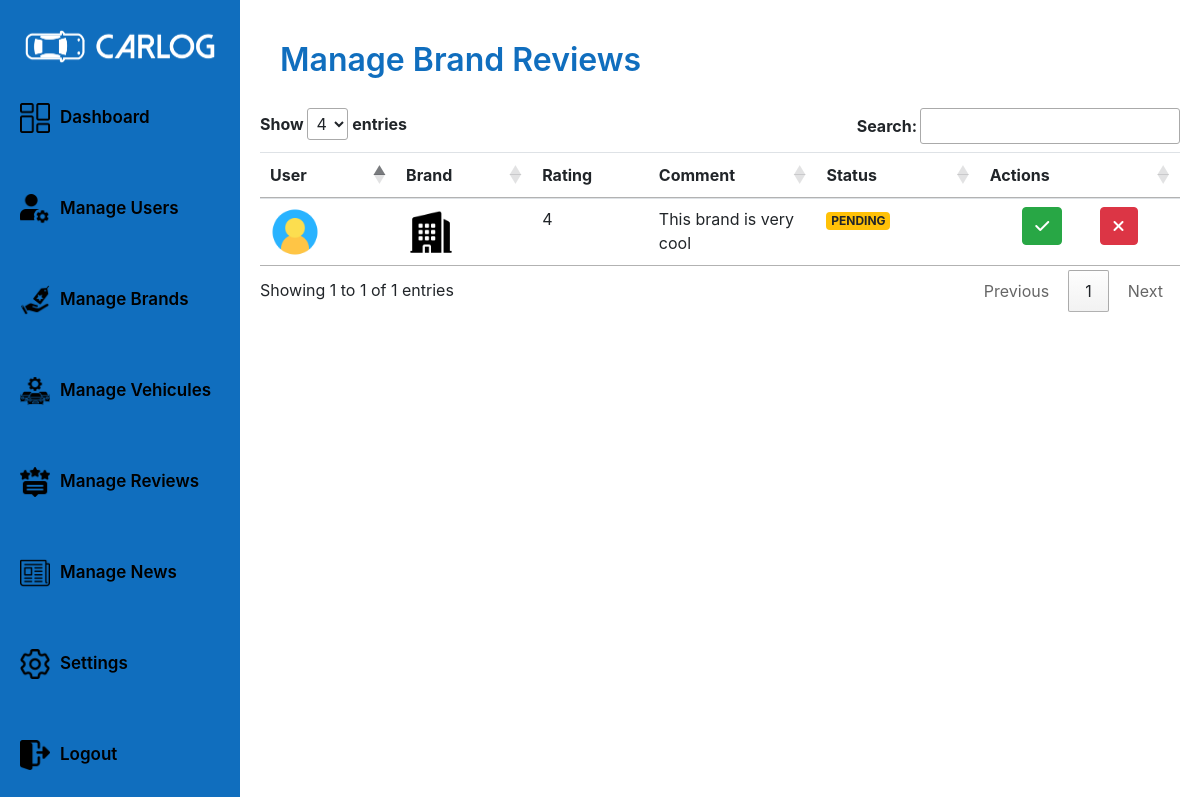
The app's page /admin/manageBrandsReviewsPage/ (signed in) with its own data.
### tables this page shows
CREATE TABLE `brandreviews` (
  `id` int(11) NOT NULL,
  `user_id` int(11) DEFAULT NULL,
  `brand_id` int(11) DEFAULT NULL,
  `status` enum('VALID','PENDING','REJECTED') DEFAULT NULL,
  `comment` text DEFAULT NULL,
  `rating` float DEFAULT NULL
);

### app/router.php (called while the page is built, shortened)
<?php
require_once($_SERVER['DOCUMENT_ROOT'] . "/CarLog/config/utils/imageUtility.php");
require_once($_SERVER['DOCUMENT_ROOT'] . "/CarLog/app/views/adminViews/manageBReviewsPage.php");
$request = rtrim($_SERVER['REQUEST_URI'], '/') . '/';
$request = strtok($request, '?');
$userRole = isset($_SESSION['USER']) ? $_SESSION['USER']['role'] : 'GUEST';
$view = null;
switch ($request) {
    case '/CarLog/admin/manageBrandsReviewsPage/':
        if ($userRole === 'ADMIN') {
            $view = new ManageBReviewsPage();
        } else {
            $view = new UnAuthorizedPage();
        }
        break;
}
$view->showPage();

### config/queries/reviewQueries.php (called while the page is built, shortened)
<?php
class ReviewQueries
{
    public static function getAllBrandReviews()
    {
        return "SELECT * FROM brandreviews";
    }
}

### app/models/brandReviewsModel.php (called while the page is built, shortened)
<?php
require_once($_SERVER['DOCUMENT_ROOT'] . '/CarLog/app/controllers/databaseController.php');
require_once($_SERVER['DOCUMENT_ROOT'] . "/CarLog/Config/queries/reviewQueries.php");
class BrandReviewsModel
{
    public function getAllBrandReviews()
    {
        $dbController = new DatabaseController();
        $database = $dbController->connect();
        $query = ReviewQueries::getAllBrandReviews();
        $brandReviews = $dbController->request($database, $query);
        return $brandReviews;
    }
}

### app/controllers/databaseController.php (called while the page is built, shortened)
<?php
require_once($_SERVER['DOCUMENT_ROOT'] . '/CarLog/app/models/databaseModel.php');
class DatabaseController
{
    public function request($database, $query, $params = [])
    {
        $databaseModel = new DatabaseModel();
        return $databaseModel->request($database, $query, $params);
    }
}

### app/models/databaseModel.php (called while the page is built, shortened)
<?php
class DatabaseModel
{
    public function request($database, $query, $params = [])
    {
        try {
            $stmt = $database->prepare($query);
            if ($stmt) {
                if (!empty($params)) {
                    $stmt->execute($params);
                } else {
                    $stmt->execute();
                }
                $result = $stmt->fetchAll(PDO::FETCH_ASSOC);
                return $result;
            } else {
                return false;
            }
        } catch (PDOException $e) {
            echo "Query execution failed: " . $e->getMessage();
            return false;
        }
    }
}

### app/controllers/brandReviewsController.php (called while the page is built, shortened)
<?php
require_once($_SERVER['DOCUMENT_ROOT'] . '/CarLog/app/models/brandReviewsModel.php');
class BrandReviewsController
{
    public function getAllBrandReviews()
    {
        $brandReviewModel = new BrandReviewsModel();
        return $brandReviewModel->getAllBrandReviews();
    }
}

### config/queries/userQueries.php (called while the page is built, shortened)
<?php
class UserQueries
{
    public static function getUserById()
    {
        return "SELECT * FROM users WHERE id = ?";
    }
}

### app/models/userModel.php (called while the page is built, shortened)
<?php
require_once($_SERVER['DOCUMENT_ROOT'] . "/CarLog/Config/queries/userQueries.php");
require_once($_SERVER['DOCUMENT_ROOT'] . '/CarLog/app/controllers/databaseController.php');
class UserModel
{
    public function getUserById($userId)
    {
        $dbController = new DatabaseController();
        $database = $dbController->connect();
        $query = UserQueries::getUserById();
        $params = [$userId];
        $user = $dbController->request($database, $query, $params);
        return $user[0];
    }
}

### app/controllers/userController.php (called while the page is built, shortened)
<?php
require_once($_SERVER['DOCUMENT_ROOT'] . '/CarLog/app/models/userModel.php');
class UserController
{
    public function getUserById($userId)
    {
        $userModel = new UserModel();
        return $userModel->getUserById($userId);
    }
}

### config/utils/imageUtility.php (called while the page is built, shortened)
<?php
class ImageUtility
{
    public static function getUserProfilePicture($user)
    {
        $profilePicture = $user['profilePicture'];
        $picturePath = "/CarLog/public/uploads/users/" . $profilePicture;
        if (file_exists($_SERVER['DOCUMENT_ROOT'] . $picturePath)) {
            $pictureUrl = $picturePath;
        } else {
            $pictureUrl = "/CarLog/public/images/defaults/user.png";
        }
        return $pictureUrl;
    }
    public static function getBrandLogo($brand)
    {
        $logo = $brand['brandPicture'];
        $logoPath = "/CarLog/public/uploads/brands/" . $logo;
        if (file_exists($_SERVER['DOCUMENT_ROOT'] . $logoPath)) {
            $logoUrl = $logoPath;
        } else {
            $logoUrl = "/CarLog/public/images/defaults/brand.png";
        }
        return $logoUrl;
    }
}

### config/queries/brandQueries.php (called while the page is built, shortened)
<?php
class BrandQueries
{
    public static function getBrandById()
    {
        return "SELECT * FROM brands WHERE id = ?";
    }
}

### app/models/brandModel.php (called while the page is built, shortened)
<?php
require_once($_SERVER['DOCUMENT_ROOT'] . '/CarLog/app/controllers/databaseController.php');
require_once($_SERVER['DOCUMENT_ROOT'] . "/CarLog/Config/queries/brandQueries.php");
class BrandModel
{
    public function getBrandById($brandId)
    {
        $dbController = new DatabaseController();
        $database = $dbController->connect();
        $query = BrandQueries::getBrandById();
        $params = [$brandId];
        $brand = $dbController->request($database, $query, $params);
        return $brand[0];
    }
}

### app/controllers/brandController.php (called while the page is built, shortened)
<?php
require_once($_SERVER['DOCUMENT_ROOT'] . '/CarLog/app/models/brandModel.php');
class BrandController
{
    public function getBrandById($brandId)
    {
        $brandModel = new BrandModel();
        return $brandModel->getBrandById($brandId);
    }
}

### app/views/adminViews/manageBReviewsPage.php (the view, shortened to what this page needs)
<?php
require_once($_SERVER['DOCUMENT_ROOT'] . "/CarLog/app/views/sharedViews/sharedViews.php");
class ManageBReviewsPage
{
    public function showPage()
    {
        ?>
        <div class="dashboard__page">
            <div class="dashboard__content">
                <div class="dashboard__header-brands">
                    <h1>Manage Brand Reviews</h1>
                </div>
                <?php
                $this->showBrandReviewsTable();
                ?>
            </div>
        </div>
        <?php
    }
    public function showBrandReviewsTable()
    {
        $brandReviewsController = new BrandReviewsController();
        $reviews = $brandReviewsController->getAllBrandReviews();
        $userController = new UserController();
        $brandConroller = new BrandController();
        ?>
        <div class="brand__reviews__table">
            <div id="loader">Loading...</div>
            <table class="table table-hover" id="brandReviewTable" style="display: none;">
                <thead>
                    <tr>
                        <th>User </th>
                        <th>Brand</th>
                        <th>Rating</th>
                        <th>Comment</th>
                        <th>Status</th>
                        <th>Actions</th>
                    </tr>
                </thead>
                <tbody>
                    <?php foreach ($reviews as $review) { ?>
                        <tr>
                            <td>
                                <?php
                                $user = $userController->getUserById($review['user_id']);
                                ?>
                                <img src="<?= ImageUtility::getUserProfilePicture($user) ?>" alt="User Picture" width="50"
                                    height="auto">
                            </td>
                            <td>
                                <?php
                                $brand = $brandConroller->getBrandById($review['brand_id']);
                                ?>
                                <img src="<?= ImageUtility::getBrandLogo($brand) ?>" alt="Brand Picture" width="50" height="auto">
                            </td>
                            <td>
                                <?php echo $review['rating']; ?>
                            </td>
                            <td>
                                <?php echo $review['comment']; ?>
                            </td>
                            <td>
                                <p
                                    class="badge <?= $review['status'] === 'PENDING' ? 'badge-warning' : ($review['status'] === 'VALID' ? 'badge-success' : 'badge-danger') ?>">
                                    <?= $review['status'] ?>
                                </p>
                            </td>
                            <td>
                                <div class="table__action__btn">
                                    <button class="btn btn-success" onclick="validateBrandReview(<?= $review['id'] ?>)">
                                        <i class="fas fa-check"></i>
                                    </button>
                                    <button class="btn btn-danger" onclick="rejectBrandReview(<?= $review['id'] ?>)">
                                        <i class="fas fa-times"></i>
                                    </button>
                                </div>
                            </td>
                        </tr>
                    <?php } ?>
                </tbody>
            </table>
        </div>
        <?php
    }
}

### public/styles/user.css (style rules this page uses)
* { box-sizing: border-box; }

### public/styles/main.css (style rules this page uses)
p { margin-bottom: 0 !important; }

### public/styles/admin.css (style rules this page uses)
:root { --primary-color: rgb(16, 110, 190); --secondary-color: rgb(32, 139, 232); --white-color: #fff; }
* { margin: 0; padding: 0; box-sizing: border-box; }
.dashboard__page { width: 100%; height: 100vh; display: flex; flex-direction: row; justify-content: flex-start; align-items: center; overflow: hidden; }
.dashboard__content { width: 80%; height: 100%; display: flex; flex-direction: column; justify-content: flex-start; align-items: start; padding: 20px; }
.dashboard__content h1 { font-size: 32px; font-weight: 600; color: var(--primary-color); line-height : 1.5 !important; }
.users__table, .brands__table , .vehicules__table , .vehicule__reviews__table, .brand__reviews__table, .news__table { min-width: 100%; width: 100%; height: 100%; }
.vehicule__reviews__table > div , .brand__reviews__table > div , .news__table > div { min-width: 100%; max-width: 100%; }
.table__action__btn { width: 100%; height: 100%; display: flex; flex-direction: row; justify-content: space-evenly; gap: 5px; }
th { padding-right: 0 !important; }
.dashboard__header-brands , .dashboard__header-users , .dashboard__header-vehicules ,.dashboard__header-news { width: 100%; height: 100px; display: flex; flex-direction: row; justify-content: space-between; align-items: center; padding: 0 20px; }

### records on screen
brandreviews: rating "4", comment "This brand is very cool", status "PENDING"

### other values on screen
$link['text'] "Dashboard"
$link['text'] "Manage Users"
$link['text'] "Manage Brands"
$link['text'] "Manage Vehicules"
$link['text'] "Manage Reviews"
$link['text'] "Manage News"
$link['text'] "Settings"
$link['text'] "Logout"
